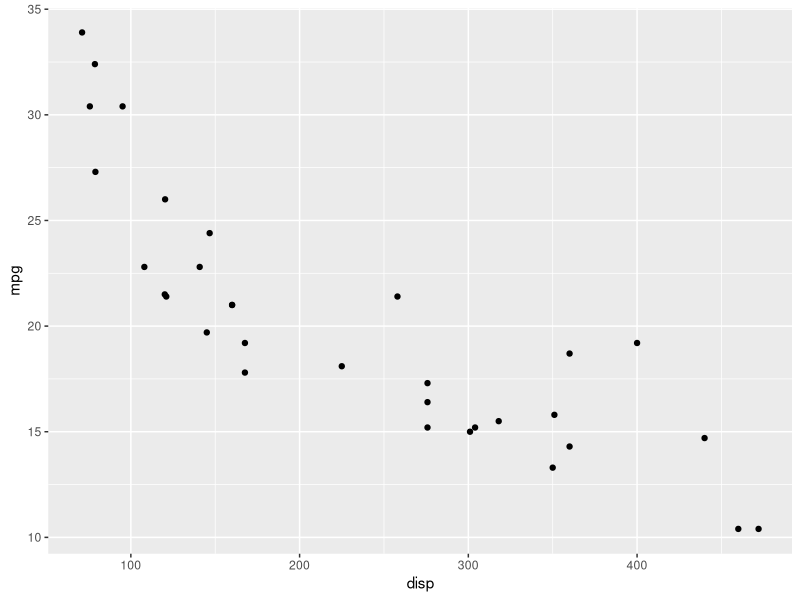
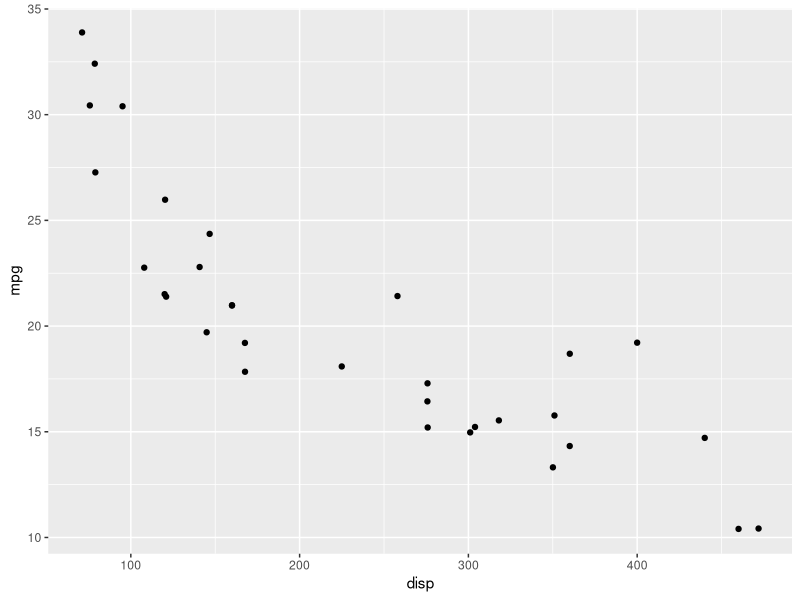
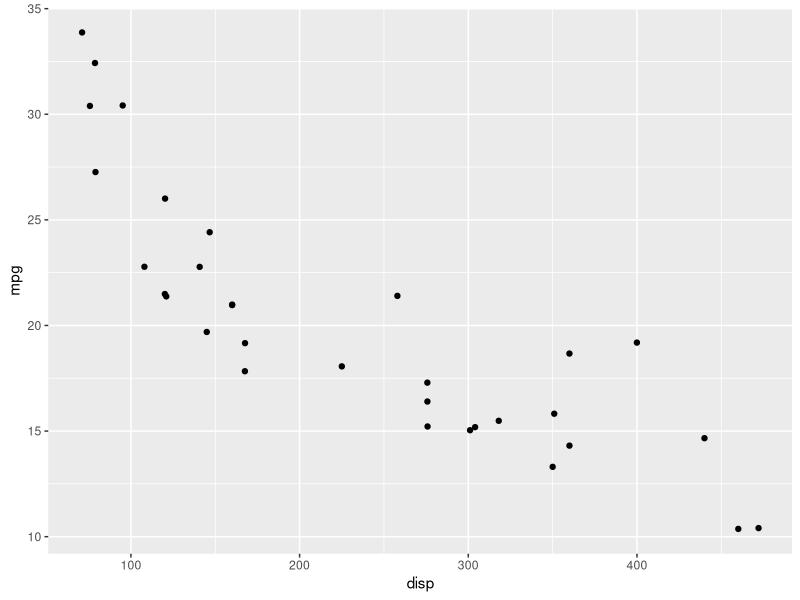
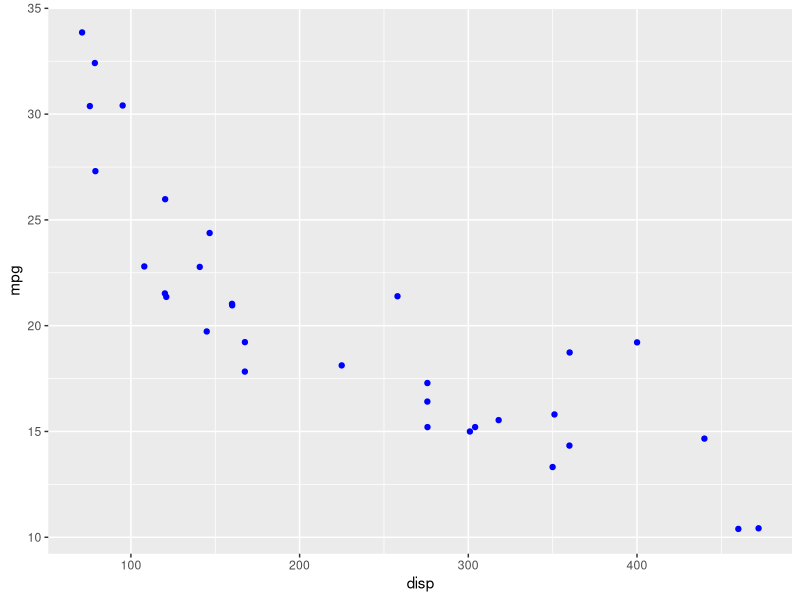
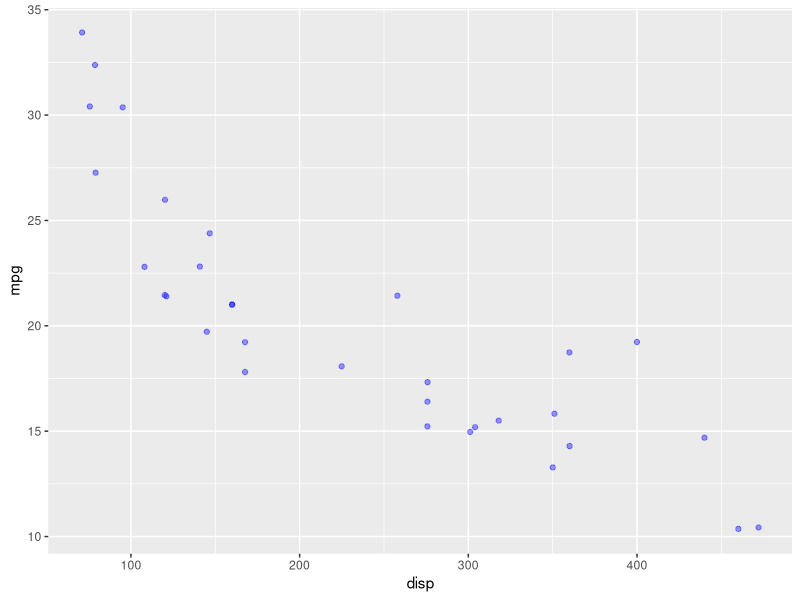
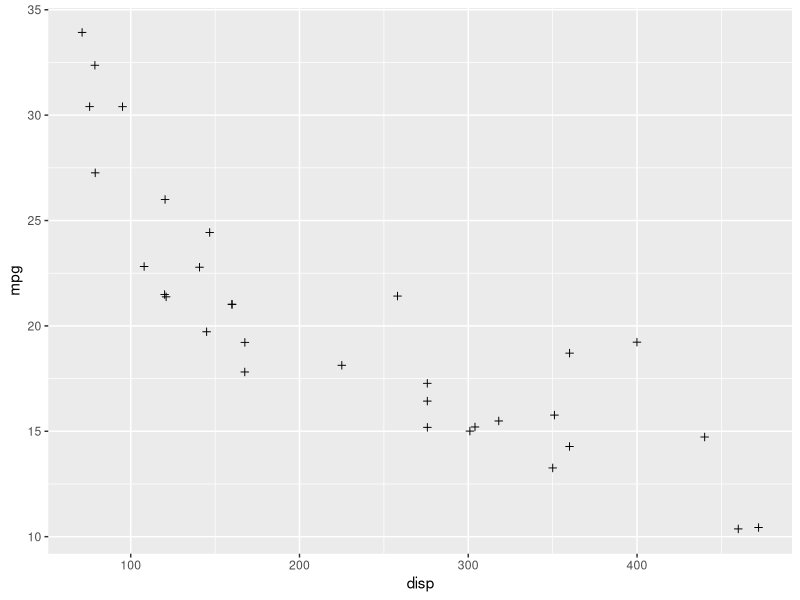
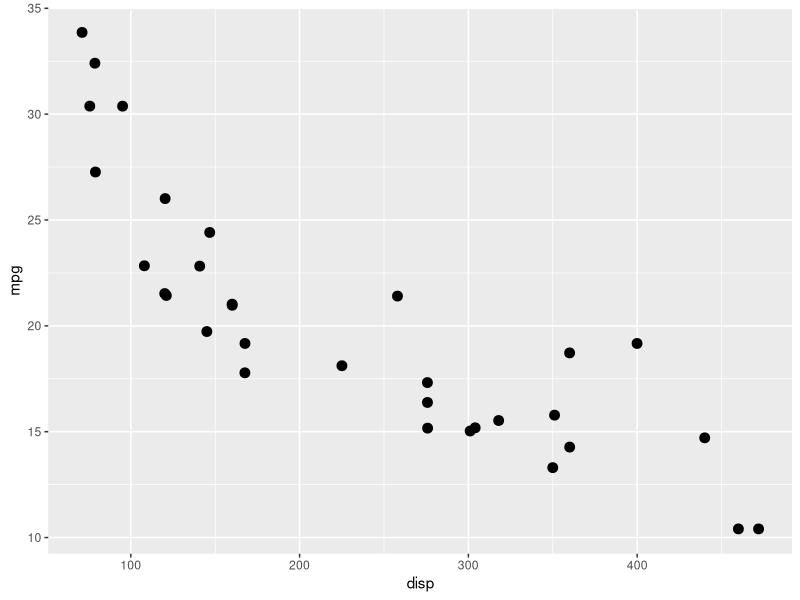
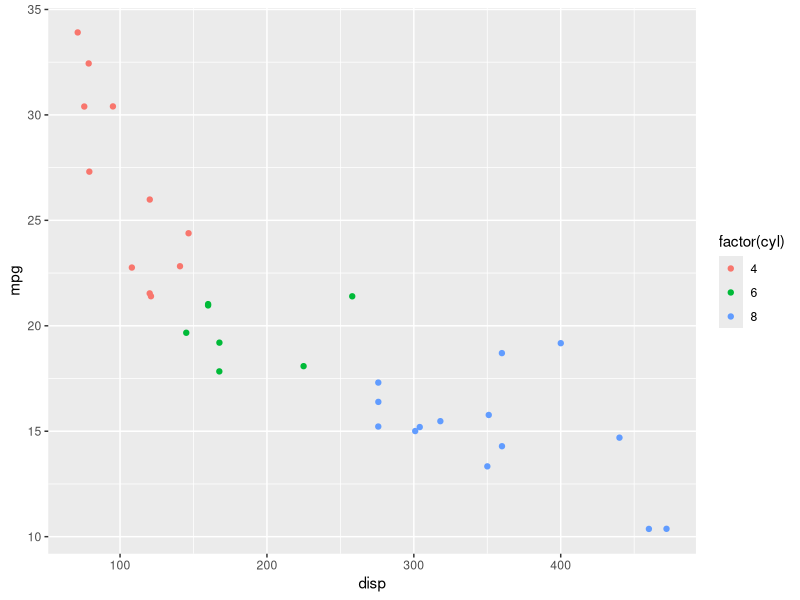

The R source for these figures, in order:
## ---- chunk 1
library(ggplot2)
library(readr)
## ---- chunk 2
ggplot(mtcars) +
  geom_point(aes(disp, mpg))
## ---- chunk 3
ggplot(mtcars) +
  geom_point(aes(disp, mpg), position = 'jitter')
## ---- chunk 4
ggplot(mtcars) +
  geom_jitter(aes(disp, mpg))
## ---- chunk 5
ggplot(mtcars) +
  geom_point(aes(disp, mpg), color = 'blue', position = 'jitter')
## ---- chunk 6
ggplot(mtcars) +
  geom_point(aes(disp, mpg), color = 'blue', alpha = 0.4, position = 'jitter')
## ---- chunk 7
ggplot(mtcars) +
  geom_point(aes(disp, mpg), shape = 3, position = 'jitter')
## ---- chunk 8
ggplot(mtcars) +
  geom_point(aes(disp, mpg), size = 3, position = 'jitter')
## ---- chunk 9
ggplot(mtcars) +
  geom_point(aes(disp, mpg, color = factor(cyl)), 
             position = 'jitter')
## ---- chunk 10
ggplot(mtcars) +
  geom_point(aes(disp, mpg, color = hp), 
             position = 'jitter')
## ---- chunk 11
ggplot(mtcars) +
  geom_point(aes(disp, mpg, shape = factor(cyl)), position = 'jitter')
## ---- chunk 12
ggplot(mtcars) +
  geom_point(aes(disp, mpg, size = hp), color = 'blue', position = 'jitter')
## ---- chunk 13
ggplot(mtcars) +
  geom_point(aes(disp, mpg, size = factor(cyl)), color = 'blue', position = 'jitter')
## ---- chunk 14
ggplot(mtcars, aes(disp, mpg)) +
  geom_point(position = 'jitter') +
  geom_smooth(method = 'lm', se = FALSE)
## ---- chunk 15
lm(mpg ~ disp, data = mtcars)
## ---- chunk 16
ggplot(mtcars, aes(disp, mpg)) +
  geom_point(position = 'jitter') +
  geom_abline(slope = -0.04122, intercept = 29.59985)
## ---- chunk 17
ggplot(mtcars, aes(disp, mpg)) +
  geom_point(position = 'jitter') +
  geom_smooth(method = 'lm', se = TRUE)
## ---- chunk 18
ggplot(mtcars, aes(disp, mpg)) +
  geom_point(position = 'jitter') +
  geom_smooth(method = 'loess', se = FALSE)
